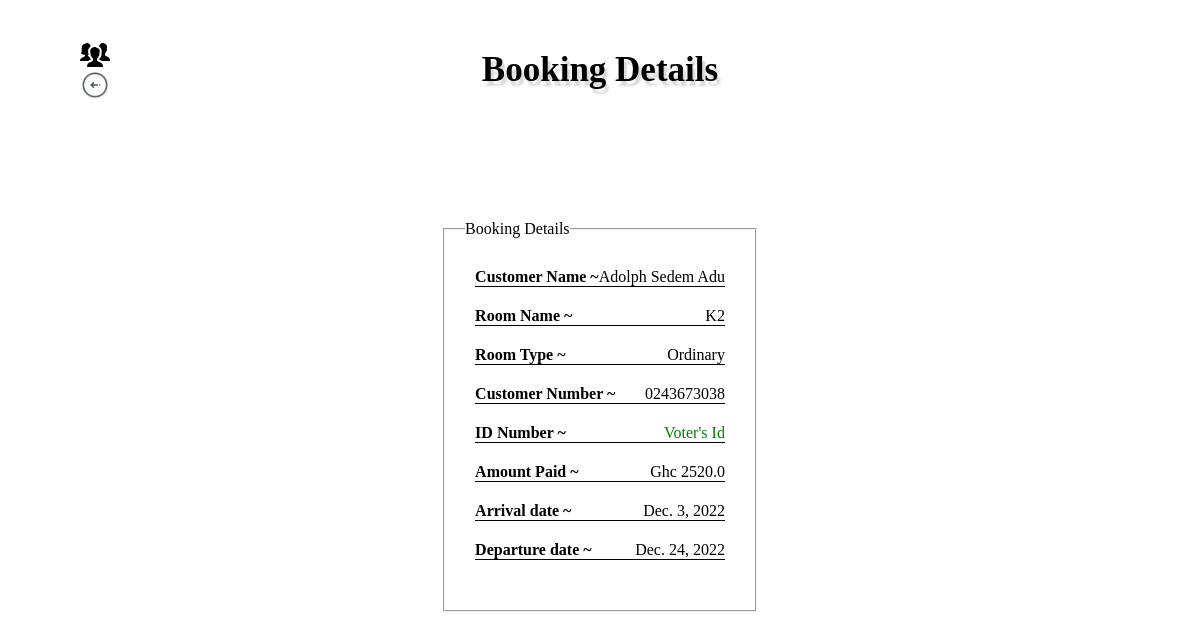
The page /receptionist/invoice_details/fjnKcjIIIq on the database its author committed.
### receptionist/models.py (models this page shows, shortened)
class Booking(models.Model):
    room_name = models.ForeignKey(Room, on_delete= models.SET_NULL, null=True)
    booking_id = models.CharField(max_length= 20, primary_key=True)
    guest_name = models.CharField(max_length=100)
    no_of_guests = models.IntegerField()
    arrival = models.DateField(null=True)
    departure = models.DateField(null=True)
    phone_number = models.CharField(max_length=10)
    idtypes=(
        ('Ghana Card', 'Ghana Card'),
        ('Driver\'s License', 'Driver\'s License'),
        ('Votter\'s Id', 'Votter\'s Id'),
    )
    id_type = models.CharField(max_length=20, choices=idtypes)
    id_number = models.CharField(max_length=30)
    amount_paid = models.FloatField(null=True)
    price = models.FloatField()
    active = models.BooleanField(default=True)

class Room(models.Model):
    name = models.TextField(max_length=100, primary_key=True, unique=True)
    capacity = models.IntegerField()
    sizes = (
        ('Executive', 'Executive'),
        ('Ordinary', 'Ordinary'),
        ('Standard', 'Standard'),
        )
    grade = models.CharField(max_length=100, choices=sizes)
    price = models.IntegerField()
    availability = models.BooleanField(default=True)
    next_booked_date = models.DateField(null=True, blank=True)
    next_free_date = models.DateField(null=True, blank=True)
    def __str__(self):
        return self.name

### receptionist/views.py (the view)
def invoice_details(request, pk):
    booking = Booking.objects.get(booking_id=pk)
    return render(request, 'emp_invoice_details.html', {'booking':booking})

### templates/emp_invoice_details.html (shortened to what this page needs)
{% load static %}
<!DOCTYPE html>
<html lang="en">
<head>
    <link rel="stylesheet" href={% static "style.css" %}>
</head>
<body class="body2">
    <div class="container dash1">
        <h2>Booking Details</h2>
        <div class="logout1">
            <div class="iden">
                <img src={% static  "./images/icons/people_60px.png" %} alt="">
            </div>
            <a href="../emp_invoice"><img src={% static "./images/icons/back_arrow_64px.png" %} alt=""></a>
        </div>
        <div class="main_body detailss">
            <aside class="aside1">
                <fieldset>
                    <legend>Booking Details</legend>
                    <div class="details">
                        <div class="line">
                            <label for="">Customer Name ~</label>
                            <span>{{booking.guest_name}}</span>
                        </div>
                        <div class="line">
                            <label for="">Room Name ~</label>
                            <span>{{booking.room_name}}</span>
                        </div>
                        <div class="line">
                            <label for="">Room Type ~</label>
                            <span>{{booking.room_name.grade}}</span>
                        </div>
                        <div class="line">
                            <label for="">Customer Number ~</label>
                            <span>{{booking.phone_number}}</span>
                        </div>
                        <div class="line">
                            <label for="">ID Number ~</label>
                            <span class="available">{{booking.id_type}}</span>
                        </div>
                        <div class="line">
                            <label for="">Amount Paid ~</label>
                            <span>Ghc {{booking.price}}</span>
                        </div>
                        <div class="line">
                            <label for="">Arrival date ~</label>
                            <span>{{booking.arrival}}</span>
                        </div>
                        <div class="line">
                            <label for="">Departure date ~</label>
                            <span>{{booking.departure}}</span>
                        </div>
                    </div>
            </aside>
        </div>
    </div>
</body>
</html>

### static/style.css (style rules this page uses)
* { margin: 0; padding: 0; box-sizing: border-box; font-family: Poppins; }
body { display: flex; justify-content: center; align-items: center; min-height: 100vh; min-width: 100vw; }
.body2 { background: url(./images/fernando-alvarez-rodriguez-M7GddPqJowg-unsplash.jpg); background-position: center; background-repeat: no-repeat; background-size: cover; }
.container { display: flex; justify-content: center; align-items: center; flex-direction: column; }
.logout1 { position: absolute; top: 0px; left: 30px; padding: 20px; display: flex; flex-direction: column; }
.logout1 img { width: 30px; height: 30px; }
.dash1 { position: relative; width: 95vw; background: rgba(255, 255, 255, 0.863); height: 95vh; border-radius: 20px; }
.dash1 h2 { position: absolute; top: 30px; font-size: 35px; margin-bottom: 40px; text-shadow: 3px 5px 2px rgba(0,0,0,0.15); }
.iden { display: flex; }
.dash1 .main_body { width: 100%; display: grid; grid-template-columns: 45% 55%; gap: 10px; height: 400px; padding: 20px; }
.dash1 .detailss { display: flex; justify-content: center; width: 70%; }
.main_body legend { margin-left: 20px; }
.details { display: flex; justify-content: center; flex-direction: column; padding: 30px; }
.line { display: flex; justify-content: space-between; align-items: center; border-bottom: 1px solid black; margin-bottom: 20px; }
.line label { font-weight: 600; }
.line span { font-weight: 500; }
.available { color: green; }

### rows shown on the page
Booking: guest_name "Adolph Sedem Adu", room_name "K2", room_name.grade "Ordinary", phone_number "0243673038", id_type "Voter's Id", price "2520.0", arrival "Dec. 3, 2022", departure "Dec. 24, 2022"
